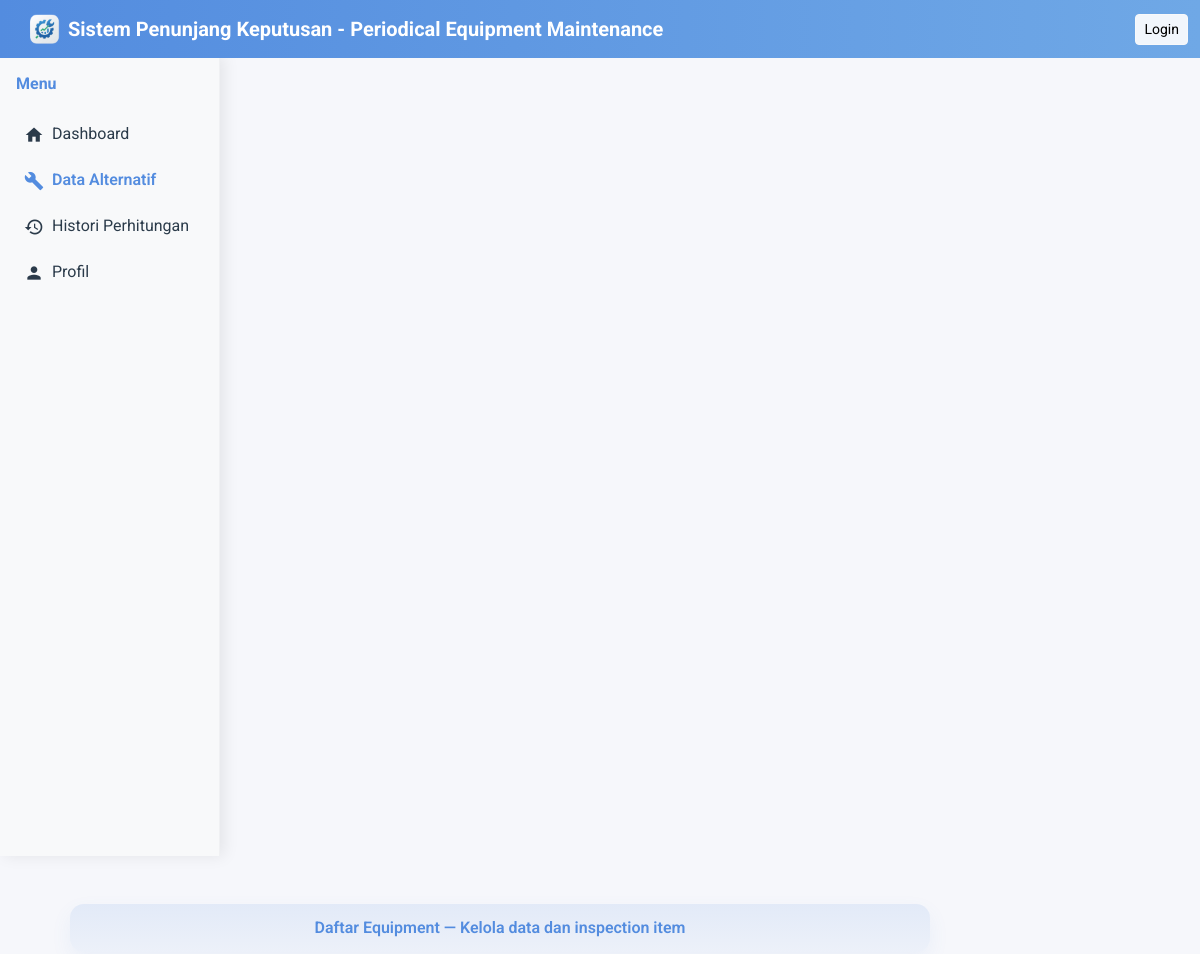
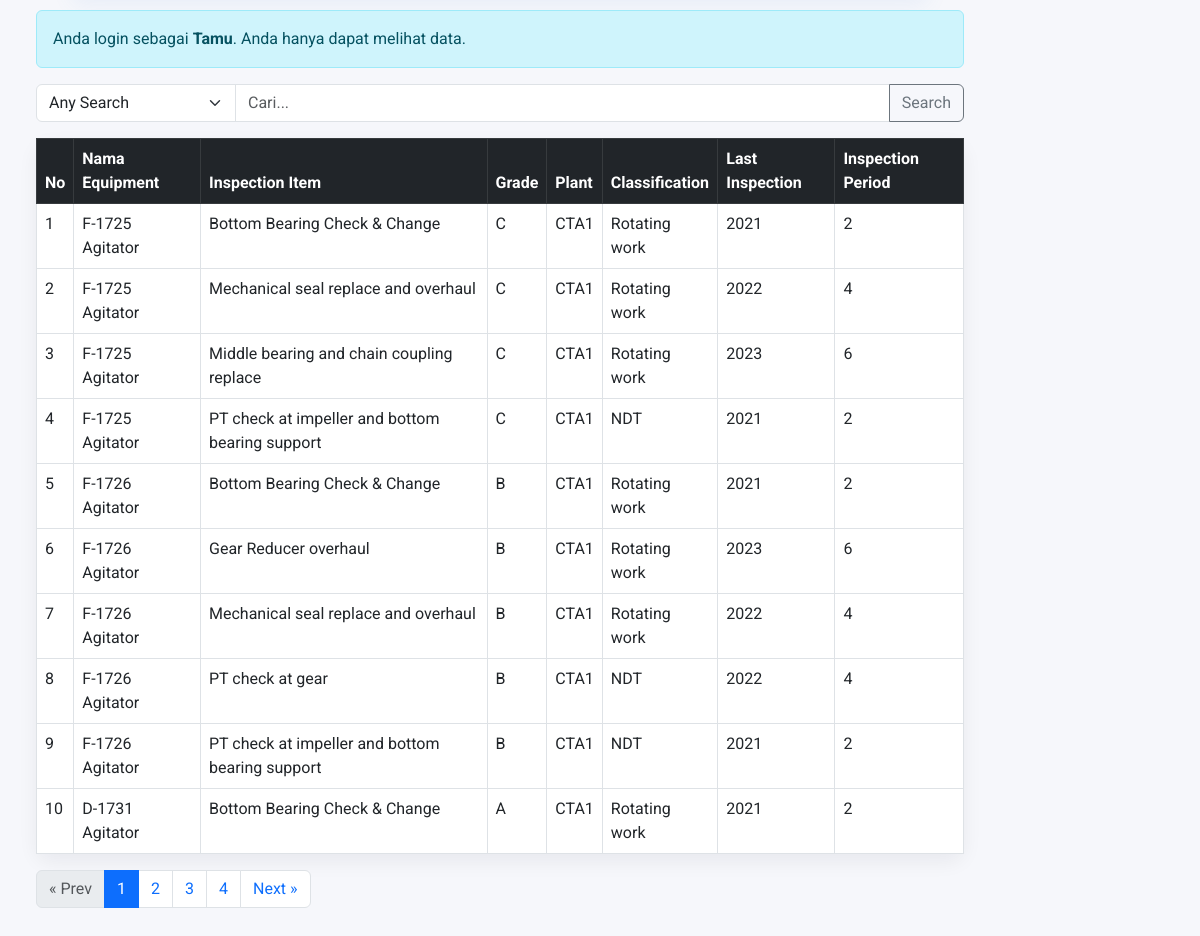
/pages/data_alternatif.php, run on the app's committed database (2 pictures, top to bottom).
### tables this page shows
CREATE TABLE `equipment` (
  `id_equipment` int(11) NOT NULL,
  `equipment_name` varchar(100) NOT NULL,
  `inspection_name` varchar(100) NOT NULL,
  `id_grade` int(11) NOT NULL,
  `id_classification` int(11) NOT NULL,
  `id_inspection_period` int(11) NOT NULL,
  `id_last_inspection` int(4) NOT NULL,
  `id_plant` int(11) NOT NULL
);

CREATE TABLE `grade` (
  `id_grade` int(11) NOT NULL,
  `grade_name` varchar(20) NOT NULL,
  `grade_point` int(11) NOT NULL
);

CREATE TABLE `plant` (
  `id_plant` int(11) NOT NULL,
  `plant_name` varchar(50) NOT NULL
);

CREATE TABLE `classification` (
  `id_classification` int(11) NOT NULL,
  `classification_name` varchar(50) NOT NULL,
  `classification_point` int(11) NOT NULL
);

CREATE TABLE `last_inspection` (
  `id_last_inspection` int(11) NOT NULL,
  `year` varchar(50) NOT NULL
);

CREATE TABLE `inspection_period` (
  `id_inspection_period` int(11) NOT NULL,
  `period_name` varchar(20) NOT NULL,
  `period_point` int(11) NOT NULL
);

### pages/data_alternatif.php (the view, shortened to what this page needs)
<?php
include '../config/db.php';
$search = $_GET['search'] ?? '';
$category = $_GET['category'] ?? 'any';
$whereSql = '';
$perPage = 10;
$page = isset($_GET['page']) ? max(1, intval($_GET['page'])) : 1;
$offset = ($page - 1) * $perPage;
$fromJoins = "FROM equipment e
          LEFT JOIN grade g ON e.id_grade = g.id_grade
          LEFT JOIN plant p ON e.id_plant = p.id_plant
          LEFT JOIN classification c ON e.id_classification = c.id_classification
          LEFT JOIN inspection_period ip ON e.id_inspection_period = ip.id_inspection_period
          LEFT JOIN last_inspection li ON e.id_last_inspection = li.id_last_inspection";
$countSql = "SELECT COUNT(*) AS total $fromJoins $whereSql";
$countRes = mysqli_query($koneksi, $countSql);
$total = 0;
if ($countRes) {
  $r = mysqli_fetch_assoc($countRes);
  $total = intval($r['total']);
}
$totalPages = $total > 0 ? ceil($total / $perPage) : 1;
$baseUrl = 'data_alternatif.php?';
if ($category) $baseUrl .= 'category=' . urlencode($category) . '&';
$query = "SELECT e.id_equipment, e.equipment_name, e.inspection_name,
                 g.grade_name, p.plant_name,
                 c.classification_name, ip.period_name,
                 li.year AS last_year
          FROM equipment e
          LEFT JOIN grade g ON e.id_grade = g.id_grade
          LEFT JOIN plant p ON e.id_plant = p.id_plant
          LEFT JOIN classification c ON e.id_classification = c.id_classification
          LEFT JOIN inspection_period ip ON e.id_inspection_period = ip.id_inspection_period
          LEFT JOIN last_inspection li ON e.id_last_inspection = li.id_last_inspection
          $whereSql
          LIMIT $offset, $perPage";
$result = mysqli_query($koneksi, $query);
$grade = mysqli_query($koneksi, "SELECT * FROM grade");
$plant = mysqli_query($koneksi, "SELECT * FROM plant");
$classification = mysqli_query($koneksi, "SELECT * FROM classification");
$inspection_period = mysqli_query($koneksi, "SELECT * FROM inspection_period");
$last_inspection = mysqli_query($koneksi, "SELECT * FROM last_inspection ORDER BY year DESC");
$editRow = null;
?>
<?php include('../includes/header.php'); include('../includes/sidebar.php'); ?>
<div class="container mt-4">
  <span class="welcome-pill">Daftar Equipment — Kelola data dan inspection item</span>
  <?php if(isset($_SESSION['role']) && $_SESSION['role'] === 'admin'): ?>
  <div class="card mb-4">
    <div class="card-body">
  <form method="POST" class="mt-3 mb-0" action="<?= isset($editRow) ? '../process/update_alternatif.php' : '' ?>">
      <div class="row">
        <div class="col-md-4">
          <label>Nama Equipment</label>
          <input type="text" name="equipment_name" class="form-control" required value="<?= htmlspecialchars($editRow['equipment_name'] ?? '') ?>">
        </div>
        <div class="col-md-4">
          <label>Inspection Item</label>
          <input type="text" name="inspection_name" class="form-control" required value="<?= htmlspecialchars($editRow['inspection_name'] ?? '') ?>">
        </div>
        <div class="col-md-4">
          <label>Grade</label>
          <select name="id_grade" class="form-select" required>
            <option value="">-- Pilih Grade --</option>
            <?php while($row=mysqli_fetch_assoc($grade)) { ?>
              <option value="<?= $row['id_grade'] ?>" <?= (isset($editRow) && $editRow['id_grade']==$row['id_grade'])? 'selected':'' ?>><?= $row['grade_name'] ?></option>
            <?php } ?>
          </select>
        </div>
      </div>
      <div class="row mt-3">
        <div class="col-md-4">
          <label>Plant</label>
          <select name="id_plant" class="form-select" required>
            <option value="">-- Pilih Plant --</option>
            <?php while($row=mysqli_fetch_assoc($plant)) { ?>
              <option value="<?= $row['id_plant'] ?>" <?= (isset($editRow) && $editRow['id_plant']==$row['id_plant'])? 'selected':'' ?>><?= $row['plant_name'] ?></option>
            <?php } ?>
          </select>
        </div>
        <div class="col-md-4">
          <label>Classification</label>
          <select name="id_classification" class="form-select" required>
            <option value="">-- Pilih Classification --</option>
            <?php while($row=mysqli_fetch_assoc($classification)) { ?>
              <option value="<?= $row['id_classification'] ?>" <?= (isset($editRow) && $editRow['id_classification']==$row['id_classification'])? 'selected':'' ?>><?= $row['classification_name'] ?></option>
            <?php } ?>
          </select>
        </div>
        <div class="col-md-4">
          <label>Inspection Period</label>
          <select name="id_inspection_period" class="form-select" required>
            <option value="">-- Pilih Period --</option>
            <?php while($row=mysqli_fetch_assoc($inspection_period)) { ?>
              <option value="<?= $row['id_inspection_period'] ?>" <?= (isset($editRow) && $editRow['id_inspection_period']==$row['id_inspection_period'])? 'selected':'' ?>><?= $row['period_name'] ?></option>
            <?php } ?>
          </select>
        </div>
        <div class="col-md-4 mt-3">
          <label>Last Inspection (Year)</label>
          <select name="id_last_inspection" class="form-select">
            <option value="">-- Pilih Tahun --</option>
            <?php while($rli = mysqli_fetch_assoc($last_inspection)) { ?>
              <option value="<?= $rli['id_last_inspection'] ?>" <?= (isset($editRow) && $editRow['id_last_inspection']==$rli['id_last_inspection'])? 'selected':'' ?>><?= $rli['year'] ?></option>
            <?php } ?>
          </select>
        </div>
      </div>
          <div class="mt-4">
            <?php if (isset($editRow)): ?>
              <input type="hidden" name="id_equipment" value="<?= htmlspecialchars($editRow['id_equipment']) ?>">
              <button type="submit" class="btn btn-primary" formaction="../process/update_alternatif.php">Simpan</button>
              <a href="data_alternatif.php" class="btn btn-danger ms-2">Batal</a>
            <?php else: ?>
              <button type="submit" name="simpan" class="btn btn-primary">Simpan</button>
            <?php endif; ?>
          </div>
        </form>
      </div>
    </div>
    <?php else: ?>
      <div class="alert alert-info">Anda login sebagai <strong><?=htmlspecialchars($_SESSION['role'] ?? 'Tamu')?></strong>. Anda hanya dapat melihat data.</div>
    <?php endif; ?>
    <form method="get" class="mb-3">
      <div class="input-group">
        <select name="category" class="form-select" style="max-width:200px">
          <option value="any" <?= ($category=='any')? 'selected':'' ?>>Any Search</option>
            </select>
        <input type="search" name="search" class="form-control" placeholder="Cari..." value="<?= htmlspecialchars($search ?? '') ?>">
        <button class="btn btn-outline-secondary" type="submit">Search</button>
      </div>
    </form>
    <div class="card">
      <div class="card-body p-0">
    <table class="table table-bordered mb-0">
      <thead class="table-dark">
        <tr>
          <th>No</th>
          <th>Nama Equipment</th>
          <th>Inspection Item</th>
          <th>Grade</th>
          <th>Plant</th>
          <th>Classification</th>
          <th>Last Inspection</th>
          <th>Inspection Period</th>
        </tr>
      </thead>
      <tbody>
        <?php $no = $offset + 1; while($row=mysqli_fetch_assoc($result)) { ?>
        <tr>
          <td><?= $no++ ?></td>
          <td><?= $row['equipment_name'] ?></td>
          <td><?= $row['inspection_name'] ?></td>
          <td><?= $row['grade_name'] ?></td>
          <td><?= $row['plant_name'] ?></td>
          <td><?= $row['classification_name'] ?></td>
          <td><?= htmlspecialchars($row['last_year'] ?? '') ?></td>
          <td><?= $row['period_name'] ?></td>
        </tr>
        <?php } ?>
      </tbody>
    </table>
      </div>
      </div>
      <?php if (!empty($totalPages) && $totalPages > 1): ?>
        <div class="mt-3">
          <nav aria-label="Pagination">
            <ul class="pagination">
              <li class="page-item <?= ($page <= 1) ? 'disabled' : '' ?>">
                <a class="page-link" href="<?= ($page > 1) ? $baseUrl . 'page=' . ($page - 1) : '#' ?>">&laquo; Prev</a>
              </li>
              <?php
                $start = max(1, $page - 3);
                $end = min($totalPages, $page + 3);
                for ($i = $start; $i <= $end; $i++):
              ?>
                <li class="page-item <?= ($i == $page) ? 'active' : '' ?>">
                  <a class="page-link" href="<?= $baseUrl . 'page=' . $i ?>"><?= $i ?></a>
                </li>
              <?php endfor; ?>
              <li class="page-item <?= ($page >= $totalPages) ? 'disabled' : '' ?>">
                <a class="page-link" href="<?= ($page < $totalPages) ? $baseUrl . 'page=' . ($page + 1) : '#' ?>">Next &raquo;</a>
              </li>
            </ul>
          </nav>
        </div>
      <?php endif; ?>
  </div>
<?php include('../includes/footer.php'); ?>

### includes/header.php (shortened to what this page needs)
<!doctype html>
<html lang="id">
<head>
  <link href="https://cdn.jsdelivr.net/npm/bootstrap@5.3.0/dist/css/bootstrap.min.css" rel="stylesheet">
  <link href="/SPK-PEM/style.css" rel="stylesheet">
</head>
<body>
<nav class="navbar navbar-expand-lg navbar-dark bg-primary fixed-top no-print">
  <div class="container-fluid">
    <a class="navbar-brand ms-3 d-flex align-items-center" href="/SPK-PEM/pages/dashboard.php">
      <img src="/SPK-PEM/assets/logo.png" alt="Logo" style="width:32px;height:32px;object-fit:contain;margin-right:8px;">
      <span>Sistem Penunjang Keputusan - Periodical Equipment Maintenance</span>
    </a>
    <div class="ms-auto text-white">
      <?php if(isset($_SESSION['username'])):
          $displayName = $_SESSION['nama_pengguna'] ?? $_SESSION['username'] ?? '';
      ?>
        <span class="me-3"><strong><?=htmlspecialchars($displayName)?></strong></span>
        <button class="btn btn-sm btn-light" data-bs-toggle="modal" data-bs-target="#logoutModal">
          Logout
        </button>
      <?php else: ?>
        <a href="/SPK-PEM/login.php" class="btn btn-sm btn-light">Login</a>
      <?php endif; ?>
    </div>
  </div>
</nav>
<div class="container-fluid">
  <div class="row">

### includes/sidebar.php (shortened to what this page needs)
<div class="col-2 bg-light sidebar vh-100 p-3 no-print"
     style="box-shadow: 4px 0 15px rgba(0,0,0,0.08); z-index: 10;">
  <?php $cur = basename($_SERVER['PHP_SELF']); ?>
  <div class="d-flex align-items-center mb-3">
    <strong style="color:var(--accent-1)">Menu</strong>
  </div>
  <ul class="nav flex-column">
    <li class="nav-item"><a class="nav-link <?= $cur=='dashboard.php' ? 'active' : '' ?>" href="/SPK-PEM/pages/dashboard.php"><span class="material-icons">home</span>Dashboard</a></li>
    <?php if(isset($_SESSION['role']) && $_SESSION['role'] === 'admin'): ?>
      <li class="nav-item"><a class="nav-link <?= $cur=='data_kriteria.php' ? 'active' : '' ?>" href="/SPK-PEM/pages/data_kriteria.php"><span class="material-icons">analytics</span>Data Kriteria</a></li>
      <li class="nav-item"><a class="nav-link <?= $cur=='data_subkriteria.php' ? 'active' : '' ?>" href="/SPK-PEM/pages/data_subkriteria.php"><span class="material-icons">format_list_bulleted</span>Data Sub-kriteria</a></li>
      <li class="nav-item"><a class="nav-link <?= $cur=='data_alternatif.php' ? 'active' : '' ?>" href="/SPK-PEM/pages/data_alternatif.php"><span class="material-icons">build</span>Data Alternatif</a></li>
      <li class="nav-item"><a class="nav-link <?= $cur=='data_perhitungan.php' ? 'active' : '' ?>" href="/SPK-PEM/pages/data_perhitungan.php"><span class="material-icons">calculate</span>Data Perhitungan</a></li>
      <li class="nav-item"><a class="nav-link <?= $cur=='data_hasil.php' ? 'active' : '' ?>" href="/SPK-PEM/pages/data_hasil.php"><span class="material-icons">history</span>Histori Perhitungan</a></li>
      <li class="nav-item"><a class="nav-link <?= $cur=='profil.php' ? 'active' : '' ?>" href="/SPK-PEM/pages/profil.php"><span class="material-icons">person</span>Profil</a></li>
    <?php else: ?>
      <li class="nav-item"><a class="nav-link <?= $cur=='data_alternatif.php' ? 'active' : '' ?>" href="/SPK-PEM/pages/data_alternatif.php"><span class="material-icons">build</span>Data Alternatif</a></li>
      <li class="nav-item"><a class="nav-link <?= $cur=='data_hasil.php' ? 'active' : '' ?>" href="/SPK-PEM/pages/data_hasil.php"><span class="material-icons">history</span>Histori Perhitungan</a></li>
      <li class="nav-item"><a class="nav-link <?= $cur=='profil.php' ? 'active' : '' ?>" href="/SPK-PEM/pages/profil.php"><span class="material-icons">person</span>Profil</a></li>
    <?php endif; ?>
  </ul>
</div>
<div class="col-10 p-4 page-content">

### includes/footer.php (shortened to what this page needs)
</div>
</div>
</div>
</body>
</html>

### style.css (style rules this page uses)
body, input, button, select, textarea, .nav, .sidebar, .card, .page-content, .navbar, .btn { font-family: 'Roboto', sans-serif !important; }
.sidebar .nav-link { color: #333; border-radius: 4px; margin-bottom: 2px; transition: background-color 0.2s ease-in-out, color 0.2s ease-in-out; }
.sidebar .nav-link.active { background-color: #007bff; color: #fff; }
.card { word-wrap: break-word; }
:root { --accent-1: #538CDF; --accent-2: #34a0ff; --card-bg: #ffffff; --muted: #6c757d; }
.welcome-pill { display: block; max-width: 860px; margin: 12px auto; padding: 12px 18px; border-radius: 14px; background: linear-gradient(180deg, rgba(83, 140, 223, 0.12), rgba(83, 140, 223, 0.06)); color: var(--accent-1); font-weight: 600; text-align: center; box-shadow: 0 8px 20px rgba(83, 140, 223, 0.08) }
.card, .dash-card { border: none; border-radius: 14px; box-shadow: 0 8px 20px rgba(17, 24, 39, 0.06); transition: transform .18s ease, box-shadow .18s ease }
.sidebar { background: #f8fbff; border-right: 1px solid rgba(17, 24, 39, 0.03) }
.sidebar .nav-link { color: #2b3b4a; padding: 10px 8px }
.sidebar .nav-link.active { background: transparent; color: var(--accent-1); font-weight: 600 }
.navbar { min-height: 56px }
.navbar .navbar-brand { font-size: 20px }
.page-content { padding: 18px }

### includes/header.php (style rules this page uses)
body { padding-top: 56px; font-family: 'Roboto', sans-serif; background: #f6f7fb; }
.sidebar { min-width:220px; max-width:220px; }
.material-icons { font-size: 20px; vertical-align: middle; margin-right:8px; }
.navbar { background: linear-gradient(90deg,#538CDF,#6FA8E6) !important; }
.navbar-brand { font-weight:700; color: #fff !important; }
.navbar .ms-auto { color: #fff; }
.navbar .btn-light { background: rgba(255,255,255,0.9); }

### data on the page
equipment: equipment_name "F-1725 Agitator", inspection_name "Bottom Bearing Check & Change", id_grade.grade_name "C", id_plant.plant_name "CTA1", id_classification.classification_name "Rotating work", id_last_inspection.year "2021", id_inspection_period.period_name "2"
equipment: equipment_name "F-1725 Agitator", inspection_name "Mechanical seal replace and overhaul", id_grade.grade_name "C", id_plant.plant_name "CTA1", id_classification.classification_name "Rotating work", id_last_inspection.year "2022", id_inspection_period.period_name "4"
equipment: equipment_name "F-1725 Agitator", inspection_name "Middle bearing and chain coupling replace", id_grade.grade_name "C", id_plant.plant_name "CTA1", id_classification.classification_name "Rotating work", id_last_inspection.year "2023", id_inspection_period.period_name "6"
equipment: equipment_name "F-1725 Agitator", inspection_name "PT check at impeller and bottom bearing support", id_grade.grade_name "C", id_plant.plant_name "CTA1", id_classification.classification_name "NDT", id_last_inspection.year "2021", id_inspection_period.period_name "2"
equipment: equipment_name "F-1726 Agitator", inspection_name "Bottom Bearing Check & Change", id_grade.grade_name "B", id_plant.plant_name "CTA1", id_classification.classification_name "Rotating work", id_last_inspection.year "2021", id_inspection_period.period_name "2"
equipment: equipment_name "F-1726 Agitator", inspection_name "Gear Reducer overhaul", id_grade.grade_name "B", id_plant.plant_name "CTA1", id_classification.classification_name "Rotating work", id_last_inspection.year "2023", id_inspection_period.period_name "6"
equipment: equipment_name "F-1726 Agitator", inspection_name "Mechanical seal replace and overhaul", id_grade.grade_name "B", id_plant.plant_name "CTA1", id_classification.classification_name "Rotating work", id_last_inspection.year "2022", id_inspection_period.period_name "4"
equipment: equipment_name "F-1726 Agitator", inspection_name "PT check at gear", id_grade.grade_name "B", id_plant.plant_name "CTA1", id_classification.classification_name "NDT", id_last_inspection.year "2022", id_inspection_period.period_name "4"
equipment: equipment_name "F-1726 Agitator", inspection_name "PT check at impeller and bottom bearing support", id_grade.grade_name "B", id_plant.plant_name "CTA1", id_classification.classification_name "NDT", id_last_inspection.year "2021", id_inspection_period.period_name "2"
equipment: equipment_name "D-1731 Agitator", inspection_name "Bottom Bearing Check & Change", id_grade.grade_name "A", id_plant.plant_name "CTA1", id_classification.classification_name "Rotating work", id_last_inspection.year "2021", id_inspection_period.period_name "2"

### other printed values
$_SESSION['role'] "Tamu"
